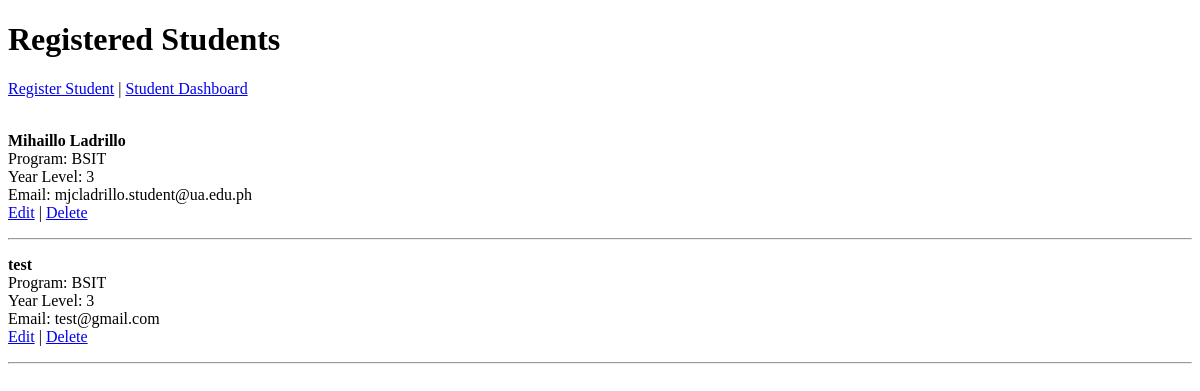
Page /registration/ on the earlier database version.
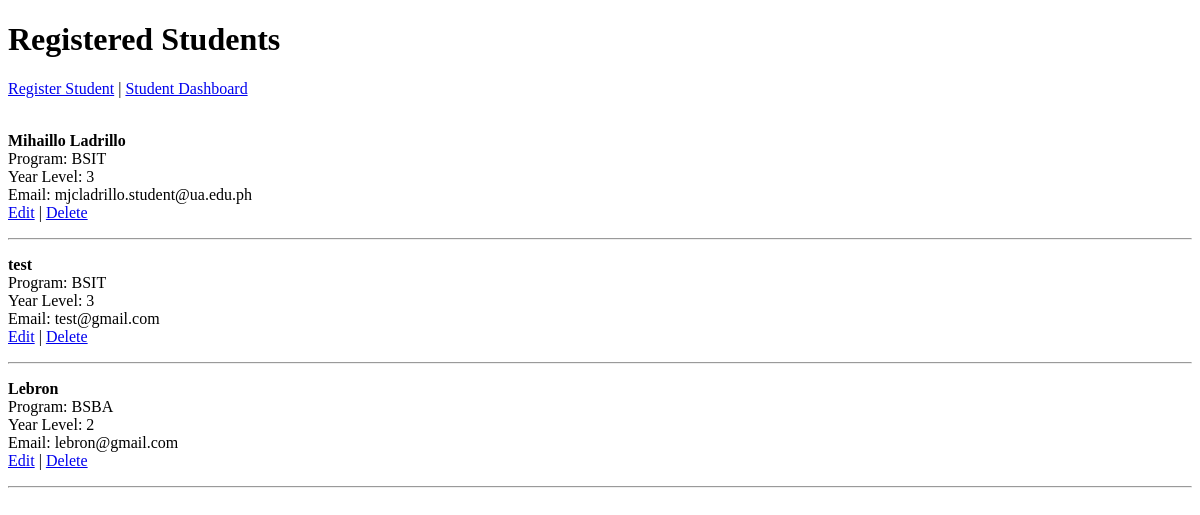
Same page on the later database version.
### registration/models.py (models this page shows, shortened)
class Student(models.Model):
    student_name = models.CharField(max_length=100)
    program = models.CharField(max_length=100)
    year_level = models.IntegerField()
    email = models.EmailField()

### registration/views.py (the view)
# urls.py: path('', views.student_list, name='student_list'),
def student_list(request):
    students = Student.objects.all()
    return render(
        request,
        'registration/student_list.html',
        {'students': students}
    )

### registration/templates/registration/student_list.html (shortened to what this page needs)
<!DOCTYPE html>
<html>
<head>
</head>
<body>
    <h1>Registered Students</h1>
    <a href="{% url 'student_create' %}">Register Student</a>
    |
    <a href="{% url 'student_dashboard' %}">Student Dashboard</a>
    <br><br>
    {% for student in students %}
        <p>
            <strong>{{ student.student_name }}</strong><br>
            Program: {{ student.program }}<br>
            Year Level: {{ student.year_level }}<br>
            Email: {{ student.email }}<br>
            <a href="{% url 'student_update' student.pk %}">Edit</a>
            |
            <a href="{% url 'student_delete' student.pk %}">Delete</a>
        </p>
        <hr>
    {% empty %}
        <p>No students registered yet.</p>
    {% endfor %}
</body>
</html>

Differences in the rows shown:
added Student: student_name "Lebron", program "BSBA", year_level "2", email "lebron@gmail.com"
